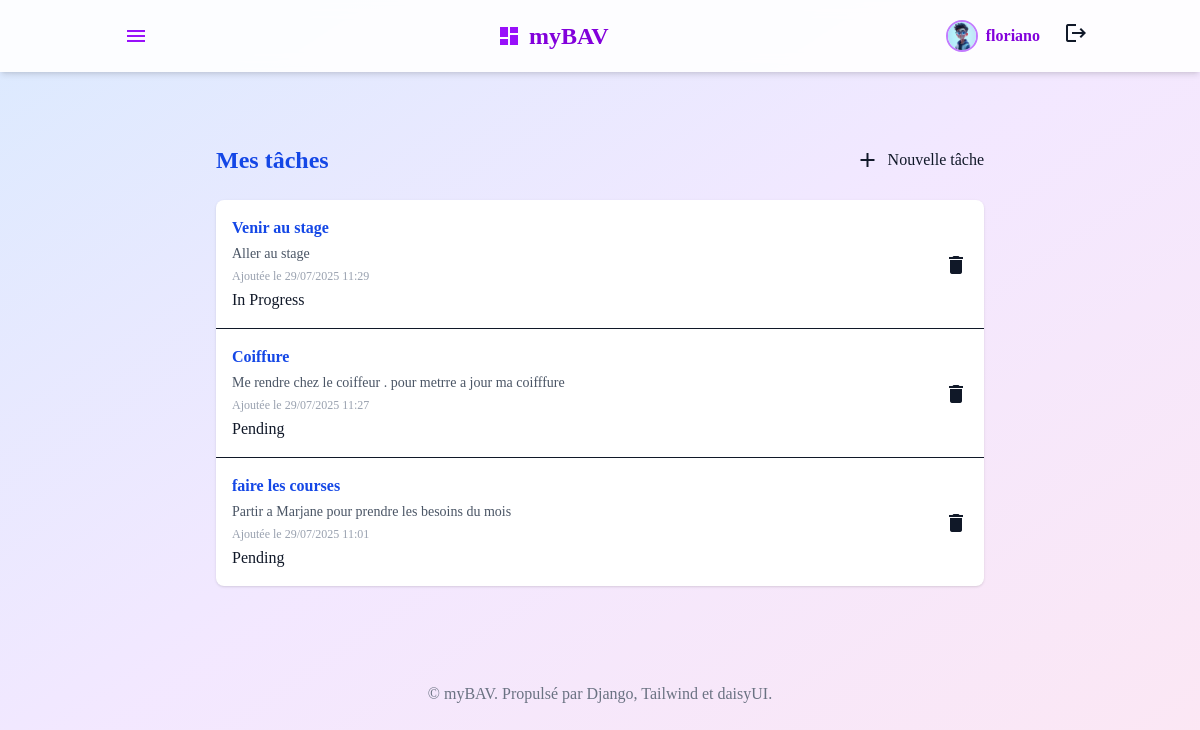
Page /tasks/ (signed in) on the committed database.
### bav/models.py (models this page shows, shortened)
class User(models.Model):
    username = models.CharField(max_length=150, unique=True)
    email = models.EmailField(unique=True)
    password = models.CharField(max_length=128)
    first_name = models.CharField(max_length=30, blank=True)
    last_name = models.CharField(max_length=30, blank=True)
    date_of_birth = models.DateField(null=True, blank=True)
    profile_picture = models.ImageField(upload_to='profile_pictures/', null=True, blank=True)
    date_joined = models.DateTimeField(auto_now_add=True)
    last_login = models.DateTimeField(null=True, blank=True)
    is_active = models.BooleanField(default=True)
    role = models.CharField(max_length=50, choices=[('admin', 'Admin'), ('user', 'User')], default='user')
    isDeleted = models.BooleanField(default=False)

class Task(models.Model):
    title = models.CharField(max_length=200)
    description = models.TextField(blank=True)
    assigned_to = models.ForeignKey(User, on_delete=models.CASCADE, related_name='tasks')
    status = models.CharField(max_length=20, choices=TaskStatus.choices, default=TaskStatus.PENDING)
    created_at = models.DateTimeField(auto_now_add=True)
    updated_at = models.DateTimeField(auto_now=True)
    isDeleted = models.BooleanField(default=False)

### bav/views.py (the view)
# urls.py: path('tasks/', views.task_list, name='task_list'),
def task_list(request):
    user = get_current_user(request)
    if not user:
        return redirect('login')
    tasks = Task.objects.filter(assigned_to=user, isDeleted=False).order_by('-created_at')
    return render(request, 'tasks/list.html', {'tasks': tasks, 'user': user})

### bav/views.py (called while the page is built)
def get_current_user(request):
    user_id = request.session.get('user_id')
    if user_id:
        try:
            return User.objects.get(id=user_id)
        except User.DoesNotExist:
            return None
    return None

### theme/templates/tasks/list.html (shortened to what this page needs)
{% extends "base.html" %}
{% block content %}
<div class="max-w-3xl mx-auto py-10">
    <div class="flex items-center justify-between mb-6">
        <h2 class="text-2xl font-bold text-blue-700">Mes tâches</h2>
        <a href="{% url 'task_create' %}" class="btn btn-primary flex items-center gap-2">
            <span class="material-icons text-lg">add</span> Nouvelle tâche
        </a>
    </div>
    <ul class="divide-y rounded-lg bg-white shadow">
        {% for task in tasks %}
            <li class="py-4 px-4 flex justify-between items-center hover:bg-blue-50 transition">
                <div>
                    <span class="font-semibold text-blue-700">{{ task.title }}</span>
                    {% if task.description %}
                        <div class="text-gray-600 text-sm mt-1">{{ task.description }}</div>
                    {% endif %}
                    <div class="text-xs text-gray-400 mt-1">Ajoutée le {{ task.created_at|date:"d/m/Y H:i" }}</div>
                    <div class="mt-1">
                        <span class="badge
                            {% if task.status == 'completed' %}badge-success
                            {% elif task.status == 'in_progress' %}badge-info
                            {% elif task.status == 'cancelled' %}badge-error
                            {% else %}badge-warning{% endif %}">
                            {{ task.get_status_display }}
                        </span>
                    </div>
                </div>
                <form method="post" action="{% url 'task_delete' task.id %}" class="ml-4">
                    <button class="btn btn-error btn-xs" onclick="return confirm('Supprimer cette tâche ?')">
                        <span class="material-icons text-base align-middle">delete</span>
                    </button>
                </form>
            </li>
        {% empty %}
            <li class="py-6 text-center text-gray-400">Aucune tâche enregistrée.</li>
        {% endfor %}
    </ul>
</div>
{% endblock %}

### theme/templates/base.html (shortened to what this page needs)
{% load static tailwind_tags %}
<!DOCTYPE html>
<html lang="fr">
<head>
    <link href="https://cdnjs.cloudflare.com/ajax/libs/font-awesome/6.0.0/css/all.min.css" rel="stylesheet">
    {% tailwind_css %}
</head>
<body class="bg-gradient-to-br from-blue-100 via-purple-100 to-pink-100 text-gray-900 font-serif min-h-screen">
    <nav class="bg-white/90 backdrop-blur sticky top-0 z-20 shadow-md">
        <div class="container mx-auto flex items-center justify-between py-4 px-4 md:px-6">
            <div class="relative">
                <button id="menu-btn" class="flex items-center px-3 py-2 rounded hover:bg-purple-100 transition focus:outline-none">
                    <span class="material-icons text-purple-600">menu</span>
                </button>
            </div>
            <a href="{% url 'home' %}" class="flex items-center space-x-2">
                <span class="material-icons text-purple-600 text-3xl">dashboard</span>
                <span class="font-bold text-2xl text-purple-700">myBAV</span>
            </a>
            <div class="flex items-center space-x-4">
                {% if user %}
                    <div class="flex items-center space-x-2">
                        {% if user.profile_picture %}
                            <img src="{{ user.profile_picture.url }}" alt="Profil" class="w-8 h-8 rounded-full object-cover border-2 border-purple-400">
                        {% else %}
                            <span class="inline-flex items-center justify-center w-8 h-8 rounded-full bg-purple-200 text-purple-700 font-bold border-2 border-purple-400">
                                {{ user.first_name|default:user.username|slice:":1"|upper }}
                            </span>
                        {% endif %}
                        <span class="text-purple-700 font-semibold hidden sm:inline">{{ user.username }}</span>
                    </div>
                    <a href="{% url 'logout' %}" class="btn btn-sm btn-outline btn-error ml-2" title="Déconnexion">
                        <span class="material-icons">logout</span>
                    </a>
                {% else %}
                    <a href="{% url 'login' %}" class="btn btn-sm btn-primary">Connexion</a>
                    <a href="{% url 'register' %}" class="btn btn-sm btn-outline btn-primary">Inscription</a>
                {% endif %}
            </div>
        </div>
    </nav>
    <main class="container mx-auto px-4 py-8">
        {% block content %}{% endblock %}
    </main>
    <footer class="text-center py-6 text-gray-500">
        &copy; {{ now|date:"Y" }} myBAV. Propulsé par Django, Tailwind et daisyUI.
    </footer>
</body>
</html>

### rows in the picture
User: profile_picture (picture), username "floriano"
Task: title "Venir au stage", description "Aller au stage", created_at "29/07/2025 11:29", status "In Progress"
Task: title "Coiffure", description "Me rendre chez le coiffeur . pour metrre a jour ma coifffure", created_at "29/07/2025 11:27", status "Pending"
Task: title "faire les courses", description "Partir a Marjane pour prendre les besoins du mois", created_at "29/07/2025 11:01", status "Pending"
